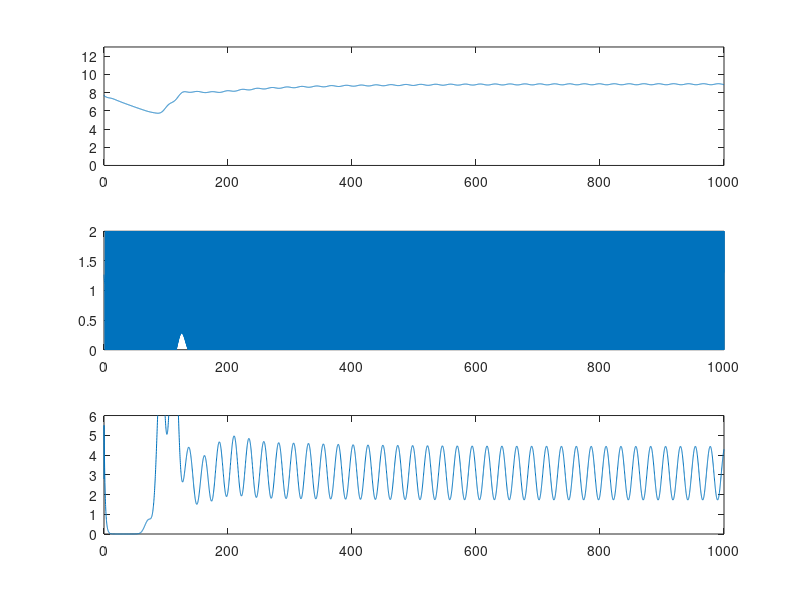

The MATLAB source for this figure:
% this version has timedelays
% Thyroid hormone equations implementation based on 
% May 10, 2012 equations.
% Can run independently:
% $ octave
% octave:1> fullmodel
clc; clear all;

timestart = time();

global p1 p2 p3 p4 p5 p6 p7 p8 p9 p10 p11 p12 p13 p14 p15 p16 p17 p18 p19;
global p20 p21 p22 p23 p24 p25 p26 p27 p28 p29 p30 p31 p32 p33 p34 p35 p36;
global p37 p38 p39 p40 p41 p42 p43 p44 p45 p46 p47 p48 kdelay u1 u4;

u1 = 0;        %194.439722;
u4 = 0;
kdelay = 5/8;               %(n-1)/k = t; n comps, t = 8hr

p1 = 0.00168;               %S4
p2 = 8;                     %tau
p3 = 0.868;                 %k12
p4 = 0.108;                 %k13
p5 = 584;                   %k31free
p6 = 1503;                  %k21free
p7 = 0.000289;              %A
p8 = 0.000214;              %B
p9 = 0.000128;              %C
p10 = -8.83*10^-6;          %D
p11 = 0.881;                %k4absorb
p12 = 0.0189;               %k02
p13 = 3.85*10^-4;           %VmaxD1fast
p14 = 2.85;                 %KmD1fast
p15 = 6.63*10^-4;           %VmaxD1slow
p16 = 95;                   %KmD1slow
p17 = 0.00109;              %VmaxD2slow
p18 = 0.075;                %KmD2slow
p19 = 3.71*10^-4;           %S3
p20 = 5.37;                 %k45
p21 = 0.0689;               %k46
p22 = 127;                  %k64free
p23 = 2043;                 %k54free
p24 = 0.00395;              %a
p25 = 0.00185;              %b
p26 = 0.00061;              %c
p27 = 0.000505;             %d
p28 = 0.882;                %k3absorb
p29 = 0.207;                %k05
p30 = 1166;                 %Bzero
p31 = 581;                  %Azero
p32 = 2.37;                 %Amax
p33 = -3.71;                %phi
p34 = 0.53;                 %kdegTSH-HYPO
p35 = 0.037;                %VmaxTSH
p36 = 23;                   %K50TSH
p37 = 0.118;                %k3
p38 = 0.29;                 %T4P-EU
p39 = 0.006;                %T3P-EU
p40 = 0.037;                %KdegT3B
p41 = 0.0034;               %KLAG-HYPO
p42 = 5;                    %KLAG
p43 = 1.3;                  %k4dissolve
p44 = 0.119;                %k4excrete
p45 = 1.78;                 %k3dissolve
p46 = 0.118;                %k3excrete
p47 = 3;                    %Vp
p48 = 3.5;                  %VTSH

% Equations are in a separate function
function [dqdt] = ODEss(t,q)
global p1 p2 p3 p4 p5 p6 p7 p8 p9 p10 p11 p12 p13 p14 p15 p16 p17 p18 p19;
global p20 p21 p22 p23 p24 p25 p26 p27 p28 p29 p30 p31 p32 p33 p34 p35 p36;
global p37 p38 p39 p40 p41 p42 p43 p44 p45 p46 p47 p48 kdelay u1 u4;

%_____________________________________________________________________
% Auxillaries
%q10init= T4Dose;                                               %T4Dose
%q11init= T3Dose;                                               %T3Dose
q4F= (p24 +p25*q(1) +p26*q(1)^2 +p27*q(1)^3) *q(4);             %FT3p
q1F= (p7 +p8*q(1) +p9*q(1)^2 +p10*q(1)^3) *q(1);                %FT4p
SR3= p19*q(19);%%%%%%%%%%% p2 is tau
SR4= p1*q(19);%%%%%%%%%%%%%
fCIRC= 1+(p32/(p31*exp(-q(9)))-1)*(1/(1+exp(10*q(9)-55)));
SRTSH= (p30 +p31*fCIRC*sin(pi/12*t-p33)) *exp(-q(9));
fdegTSH= p34 +p35/(p36+q(7));
fLAG= p41 +2*q(8)^11/(p42^11 +q(8)^11);
f4= p37 +5*p37/(1+exp(2*q(8)-7));

%p17 = 4*p15;                                                    %80:20 conversion ratio

%_____________________________________________________________________
% ODEs
q1dot= SR4 +p3*q(2) +p4*q(3) -(p5+p6)*q1F +p11*q(11) +u1;       %T4dot
q2dot= p6*q1F -(p3+p12+ p13/(p14+q(2)))*q(2);                   %T4fast
q3dot= p5*q1F -(p4+ p15/(p16+q(3)) +p17/(p18+q(3)))*q(3);       %T4slow
q4dot= SR3 +p20*q(5) +p21*q(6) -(p22+p23)*q4F +p28*q(13) +u4;   %T3pdot
q5dot= p23*q4F +p13*q(2)/(p14+q(2)) -(p20+p29)*q(5);            %T3fast
q6dot= p22*q4F +p15*q(3)/(p16+q(3)) +p17*q(3)/(p18+q(3))-p21*q(6);%T3slow
q7dot= SRTSH -fdegTSH*q(7);                                     %TSHp
q8dot= f4/p38*q(1) +p37/p39*q(4) -p40*q(8);                     %T3B
q9dot= fLAG*(q(8)-q(9));                                        %T3B LAG
q10dot= -p43*q(10);                                             %T4PILLdot
q11dot= p43*q(10) - (p44+p11)*q(11);                            %T4GUTdot
q12dot= -p45*q(12);                                             %T3PILLdot
q13dot= p45*q(12) -(p46+p28)*q(13);                             %T3GUTdot

%_____________________________________________________________________
% Delay ODEs
q14dot= -kdelay*q(14) +q(7);                                    %delay1
q15dot= kdelay*(q(14) -q(15));                                  %delay2
q16dot= kdelay*(q(15) -q(16));                                  %delay3
q17dot= kdelay*(q(16) -q(17));                                  %delay4
q18dot= kdelay*(q(17) -q(18));                                  %delay5
q19dot= kdelay*(q(18) -q(19));                                  %delay6

%_____________________________________________________________________
%Outputs
y1= 777*q(1)/(10*p47);
y4= 651*q(4)/p47;
y7= 5.6*q(7)/p48;
y(1) = y1;
y(2) = y4;
y(3) = y7;
y = y';

%%%%%%%%%%%%%%%%%%%%%%%%%_______________________________________
%ODE vector
dqdt(1)=q1dot;
dqdt(2)=q2dot;
dqdt(3)=q3dot;
dqdt(4)=q4dot;
dqdt(5)=q5dot;
dqdt(6)=q6dot;
dqdt(7)=q7dot;
dqdt(8)=q8dot;
dqdt(9)=q9dot;
dqdt(10)=q10dot;
dqdt(11)=q11dot;
dqdt(12)=q12dot;
dqdt(13)=q13dot;
dqdt(14)=q14dot;
dqdt(15)=q15dot;
dqdt(16)=q16dot;
dqdt(17)=q17dot;
dqdt(18)=q18dot;
dqdt(19)=q19dot;
dqdt=dqdt';

endfunction

T4conv  = 777/30;
T3conv  = 651/p47;
TSHconv = 5.6/p48;

%solve
% all ICs 0
%q0 = [0; 0; 0; 0; 0; 0; 0; 0; 0; 0; 0; 0; 0];  % ICs (Note: s0 = e0)
% Sara's ICs. From thyroid_sim.py
%q0 = [0.29084565; 0.17812003; 0.56569934; 0.0071879; 0.01203157; 0.08047781; 2.42113484; 6.24768772; 6.5; 0; 0; 0; 0; 0; 0; 0; 0; 0; 0];  % ICs (Note: s0 = e0)
%Marisa's ICs. Transmitted orally from Johnny
%q0 = [0.298; 0.181; 0.581; 0.00584; 0.00994; 0.0491; 1.74; 1.805; 1.805; 0; 0; 0; 0; 0; 0; 0; 0; 0; 0];  % ICs (Note: s0 = e0)
% Also Marisa's IC. The ~55 is calculated from 2/0.0386
q0 = [0.298; 0.181; 0.581; 0.00584; 0.00994; 0.0491; 1.74; 54.805; 1.805; 0; 0; 0; 0; 0; 0; 0; 0; 0; 0];  % ICs (Note: s0 = e0)
% Using the SS above to 24 hours and added 400 mcg T4
%q0 = [0.30753; 0.18899; 0.57109; 0.0065053; 0.010895; 0.055676; 2.1205; 51.875; 51.769; .515; 0; 0; 0; 4.3401; 5.3306; 6.1941; 6.8059; 7.1011; 7.0728];  % ICs (Note: s0 = e0)
% Using the SS above to 24 hours without additional input
%q0 = [0.34060; 0.21676; 0.68261; 0.0061601; 0.010525; 0.066670; 1.8852; 7.0045; 7.0042; 0; 0; 0; 0; 3.5227; 3.8895; 4.0840; 4.1045; 3.9750; 3.7374];  % ICs (Note: s0 = e0)
% Using Marisa's 2nd IC and running to 1000 hours, with 600 mcg T4
%q0 = [0.34259; 0.21927; 0.69417; 0.0058624; 0.010055; 0.066915; 2.6825; 7.0418; 7.0443; 0.7722; 0; 0; 0; 3.9020; 3.4495; 3.0095; 2.6449; 2.3987; 2.2906];  % ICs (Note: s0 = e0)
% 50% SR
%q0 = [0.30381; 0.18857; 0.59588; 0.0055668; 0.0093571; 0.062933; 4.7438; 6.4728; 6.4750; 0; 0; 0.061444; 0; 6.9016; 6.1011; 5.3217; 4.6749; 4.2376; 4.0444];  % ICs (Note: s0 = e0)
% IC after running to SS using ICs from above.
%q0 = [0.33500; 0.21219; 0.66716; 0.0062479; 0.010644; 0.067288; 1.9199; 6.9864; 6.9861; 0; 0; 0; 0; 3.5876; 3.9612; 4.1594; 4.1804; 4.0486; 3.8069];  % ICs (Note: s0 = e0)
tspan = [0 1000];

% default RelTol and AbsTol are 0.000001.
% Increasing all these numbers decreased the solve time. MaxStep seems
% particularly important
%vopt = odeset ('RelTol',1e-4,'AbsTol',1e-4,'InitialStep',1e-1,'MaxStep',1e-2);
%vopt = odeset ('NormControl','on','InitialStep',1e-1,'MaxStep',1e-1);
%vopt = odeset ('NormControl','on', 'InitialStep',10);
%vopt = odeset ('NormControl','on', 'InitialStep',100);
vopt = odeset ('RelTol',1e-2,'AbsTol',1e-2,'InitialStep',10,'MaxStep',100);
[t,x]=ode23(@ODEss, tspan, q0, vopt);
y(:,1) = x(:,1)*T4conv;
y(:,2) = x(:,4)*T3conv;
y(:,3) = x(:,7)*TSHconv;
subplot(3,1,1);
%plot(t,x(:,1));
plot(t,y(:,1));
axis([0, 1000, 0, 13]);
subplot(3,1,2);
%plot(t,x(:,4));
plot(t,y(:,2));
axis([0, 1000, 0, 2]);
subplot(3,1,3);
%plot(t,x(:,7));
plot(t,y(:,3));
axis([0, 1000, 0, 6]);
% last t appears to be 0.83444

% Printing the output for the interface
[n m] = size(x);
%printf("START_T4_START\n");
%for i = 1:n
%  printf("%0.4f\n",x(i,1));
%end
%printf("END_T4_END\n");
%
%printf("START_T3_START\n");
%for i = 1:n
%  printf("%0.4f\n",x(i,4));
%end
%printf("END_T3_END\n");
%
%printf("START_TSH_START\n");
%for i = 1:n
%  printf("%0.4f\n",x(i,7));
%end
%printf("END_TSH_END\n");
%
%printf("START_t_START\n");
%for i = 1:n
%  printf("%0.4f\n",t(i));
%end
%printf("END_t_END\n");
timeend = time();

printf("%0.4f\n",x(n,1));
printf("%0.4f\n",x(n,2));
printf("%0.4f\n",x(n,3));
printf("%0.4f\n",x(n,4));
printf("%0.4f\n",x(n,5));
printf("%0.4f\n",x(n,6));
printf("%0.4f\n",x(n,7));
printf("%0.4f\n",x(n,8));
printf("%0.4f\n",x(n,9));
printf("%0.4f\n",x(n,10));
printf("%0.4f\n",x(n,11));
printf("%0.4f\n",x(n,12));
printf("%0.4f\n",x(n,13));
printf("%0.4f\n",x(n,14));
printf("%0.4f\n",x(n,15));
printf("%0.4f\n",x(n,16));
printf("%0.4f\n",x(n,17));
printf("%0.4f\n",x(n,18));
printf("%0.4f\n",x(n,19));

disp("n: ");
disp(n);

timediff = timeend - timestart;
disp("time took: ");
disp(timediff);
